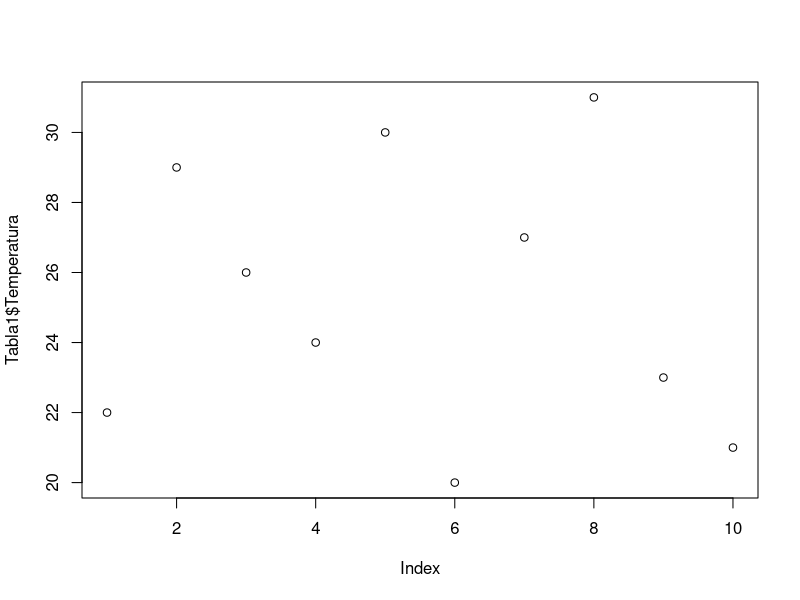
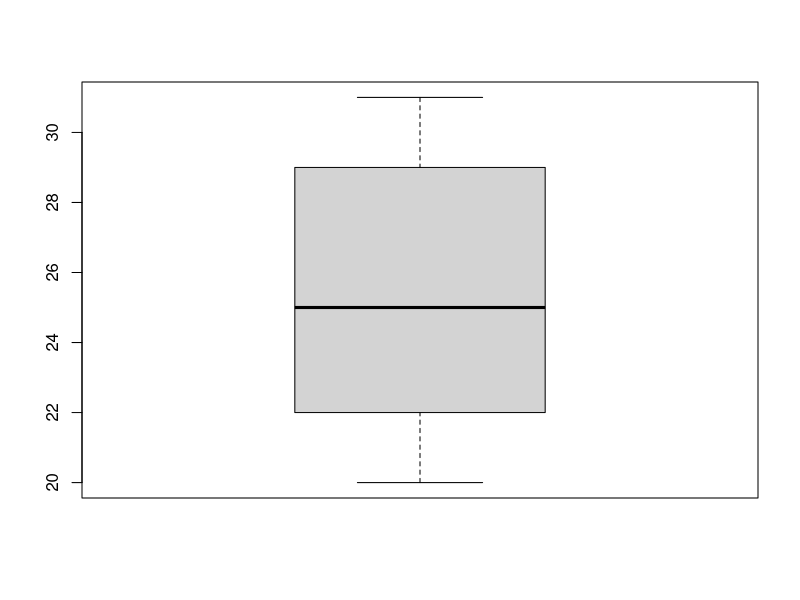
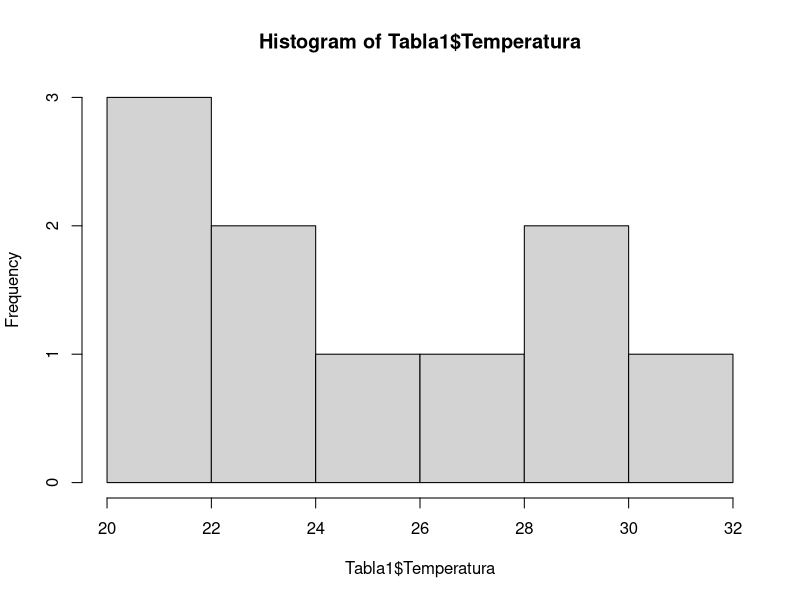

Write R code to recreate these figures, in order.
## ---- chunk 1
2 + 2
## ---- chunk 2
2 - 2
## ---- chunk 3
2 * 2
## ---- chunk 4
2 / 2
## ---- chunk 5
sqrt(2)
## ---- chunk 6
34.5 + 0.3*36.4
## ---- chunk 7
x <- 5 # En este caso, x tendra el valor de 5
## ---- chunk 8
y <- -3 # Y en este, y tendra el valor de -3
## ---- chunk 9
Peso <- c(12.5, 23, 12.6, 18, 7, 18.3, 23, 40, 21,8)
## ---- chunk 10

Altura <- c(1:1000)
## ---- chunk 11
Aleatorios <- sample(1:1000, size = 50)
## ---- chunk 12
Dnormal <- rnorm(50, mean = 30, sd = 2.5)
## ---- chunk 13
Variabley <- "y"
## ---- chunk 14
Seccion <- c("1A", "1B", "3A", "2B", "2A", "3A")
## ---- chunk 15
Temperatura <- sample(20:35, 10)

Riqueza <- rnorm(10, mean = 5, sd= 3)

Franja <- c("A", "A", "C", "C", "A", "B", "B", "B", "A", "C")
## ---- chunk 16
Tabla1 <- data.frame(Franja, Temperatura, Riqueza)
## ---- chunk 17

knitr::kable(Tabla1)
## ---- chunk 18

summary(Tabla1)
## ---- chunk 19
mean(Tabla1$Temperatura)
## ---- chunk 20
median(Tabla1$Temperatura)
## ---- chunk 21

sd(Tabla1$Temperatura)

## ---- chunk 22
plot(Tabla1$Temperatura)
## ---- chunk 23
boxplot(Tabla1$Temperatura)
## ---- chunk 24
hist(Tabla1$Temperatura)
